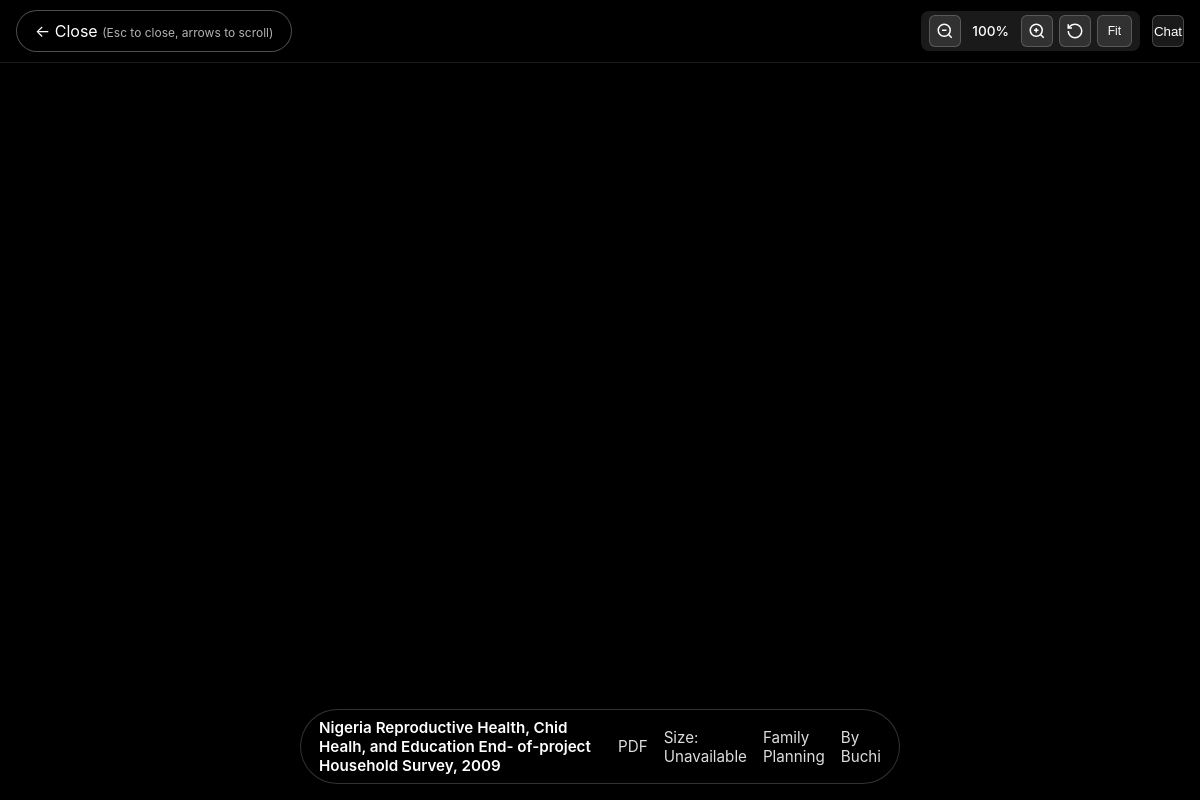
Page /viewer/67 (signed in) on the committed database.
### tables this page shows
CREATE TABLE `resources` (
  `id` int(10) UNSIGNED NOT NULL,
  `title` varchar(255) NOT NULL,
  `description` text DEFAULT NULL,
  `type` varchar(50) NOT NULL,
  `category_id` int(10) UNSIGNED DEFAULT NULL,
  `file_path` text DEFAULT NULL,
  `cover_image_path` varchar(255) DEFAULT NULL,
  `external_url` text DEFAULT NULL,
  `created_at` datetime DEFAULT current_timestamp(),
  `created_by` int(10) UNSIGNED DEFAULT NULL,
  `status` varchar(20) NOT NULL DEFAULT 'approved',
  `approved_by` int(10) UNSIGNED DEFAULT NULL,
  `approved_at` datetime DEFAULT NULL,
  `review_notes` text DEFAULT NULL
);

CREATE TABLE `users` (
  `id` int(10) UNSIGNED NOT NULL,
  `name` varchar(255) NOT NULL,
  `email` varchar(255) NOT NULL,
  `password_hash` varchar(255) NOT NULL,
  `profile_image_path` varchar(255) DEFAULT NULL,
  `role` enum('admin','student','staff') NOT NULL DEFAULT 'student',
  `created_at` datetime DEFAULT current_timestamp(),
  `status` varchar(20) NOT NULL DEFAULT 'active',
  `email_verified_at` datetime DEFAULT NULL,
  `approved_by` int(10) UNSIGNED DEFAULT NULL,
  `approved_at` datetime DEFAULT NULL
);

CREATE TABLE `categories` (
  `id` int(10) UNSIGNED NOT NULL,
  `name` varchar(255) NOT NULL,
  `cover_image_path` varchar(255) DEFAULT NULL,
  `created_at` datetime DEFAULT current_timestamp()
);

### includes/auth.php (called while the page is built, shortened)
<?php
require_once __DIR__ . '/db.php';
require_once __DIR__ . '/functions.php';
function current_user() {
    global $pdo;
    static $cachedUser = null;
    if ($cachedUser !== null) {
        return $cachedUser;
    }
    $stmt = $pdo->prepare("SELECT * FROM users WHERE id = :id");
    $stmt->execute([':id' => $_SESSION['user_id']]);
    $cachedUser = $stmt->fetch(PDO::FETCH_ASSOC) ?: null;
    return $cachedUser;
}
function is_logged_in(): bool {
    return current_user() !== null;
}
function is_admin_or_staff(): bool {
    $u = current_user();
    return $u && in_array($u['role'], ['admin', 'staff'], true);
}
function require_login() {
    if (!is_logged_in()) {
        log_warning('require_login redirect triggered');
        flash_message('error', 'Please login to continue.');
        header('Location: ' . app_path('login'));
        exit;
    }
}

### includes/functions.php (called while the page is built, shortened)
<?php
function app_base_path_prefix(): string {
    $scriptDir = str_replace('\\', '/', dirname($_SERVER['SCRIPT_NAME'] ?? ''));
    $scriptDir = rtrim($scriptDir, '/');
    $base = preg_replace('#/admin$#', '', $scriptDir);
    return $base;
}
function app_path(string $relative = ''): string {
    $base = app_base_path_prefix();
    $relative = ltrim($relative, '/');
    if ($relative === '') {
        return $base === '' ? '/' : $base;
    }
    return rtrim($base, '/') . '/' . $relative;
}
function h(?string $str): string {
    return htmlspecialchars($str ?? '', ENT_QUOTES, 'UTF-8');
}
function can_view_resource_file_size(): bool {
    if (function_exists('is_admin_or_staff')) {
        return is_admin_or_staff();
    }
    $u = current_user();
    return $u && in_array($u['role'] ?? '', ['admin', 'staff'], true);
}
function resource_file_real_path(?string $relativePath): ?string {
    $cleanPath = ltrim(str_replace('\\', '/', $relativePath), '/');
    $fullPath = dirname(__DIR__) . '/' . $cleanPath;
    return is_file($fullPath) ? $fullPath : null;
}
function get_resource_file_size_bytes(?string $relativePath): ?int {
    static $cache = [];
    $key = (string)($relativePath ?? '');
    $fullPath = resource_file_real_path($relativePath);
    if (!$fullPath) {
        $cache[$key] = null;
        return null;
    }
    $size = @filesize($fullPath);
    $cache[$key] = ($size === false) ? null : (int)$size;
    return $cache[$key];
}
function format_file_size(?int $bytes): string {
    if ($bytes === null) {
        return 'Unavailable';
    }
    $bytes = max(0, $bytes);
    $units = ['B', 'KB', 'MB', 'GB', 'TB'];
    $size = (float)$bytes;
    $unitIndex = 0;
    $precision = $size >= 100 ? 0 : ($size >= 10 ? 1 : 2);
    return number_format($size, $precision) . ' ' . $units[$unitIndex];
}
function get_resource_file_size_label(array $resource): string {
    $type = strtolower(trim((string)($resource['type'] ?? '')));
    $bytes = null;
    if ($bytes === null) {
        $bytes = get_resource_file_size_bytes($resource['file_path'] ?? null);
    }
    return format_file_size($bytes);
}
function issue_resource_token(int $resourceId, string $filePath, int $ttlSeconds = 300, ?string $mimeHint = null): string {
    $token = bin2hex(random_bytes(16));
    return $token;
}
function get_user_dark_mode(int $userId): bool {
    global $pdo;
    $stmt = $pdo->prepare("SELECT dark_mode FROM user_settings WHERE user_id = :user_id LIMIT 1");
    $stmt->execute([':user_id' => $userId]);
    $row = $stmt->fetch(PDO::FETCH_ASSOC);
    return $row ? (bool)$row['dark_mode'] : false;
}

### includes/ai.php (called while the page is built, shortened)
<?php
require_once __DIR__ . '/config.php';
function ai_is_configured(): bool {
    global $DEEPSEEK_API_KEY;
    return !empty($DEEPSEEK_API_KEY);
}

### viewer.php (the view, shortened to what this page needs)
<?php
require_once __DIR__ . '/includes/auth.php';
require_once __DIR__ . '/includes/ai.php';
$legacyId = (int)($_GET['id'] ?? 0);
require_login();
$id = $legacyId;
$stmt = $pdo->prepare("SELECT r.*, COALESCE(r.status, 'approved') AS status, c.name AS category_name, u.name AS creator_name
                       FROM resources r
                       LEFT JOIN categories c ON r.category_id = c.id
                       LEFT JOIN users u ON r.created_by = u.id
                       WHERE r.id = :id");
$stmt->execute([':id' => $id]);
$resource = $stmt->fetch(PDO::FETCH_ASSOC);
$currentUser = current_user();
$viewerDarkMode = $currentUser ? get_user_dark_mode($currentUser['id']) : false;
$title = $resource['title'];
$type = $resource['type'];
$showChat = in_array($type, ['pdf','epub'], true) && function_exists('ai_is_configured') && ai_is_configured();
$fileSizeLabel = can_view_resource_file_size() ? get_resource_file_size_label($resource) : null;
$secureToken = null;
$secureUrl = null;
if (!in_array($type, ['link','video_link'], true) && !empty($resource['file_path'])) {
    $secureToken = issue_resource_token((int)$resource['id'], $resource['file_path']);
    $secureUrl = app_path('secure/' . urlencode($secureToken));
} elseif ($type !== 'link' && $type !== 'video_link' && empty($resource['file_path'])) {
    log_warning('Viewer attempted without file path', ['resource_id' => $resource['id'], 'type' => $type]);
}
$fileUrl = $secureUrl;
$externalUrl = $resource['external_url'];
$closeUrl = app_path('');
?><!doctype html>
<html lang="en" class="viewer-page" data-theme="<?= $viewerDarkMode ? 'dark' : 'light' ?>">
<head>
  <link rel="stylesheet" href="<?php echo h(app_path('assets/css/components.css')); ?>">
</head>
<body class="viewer-page">
  <div class="viewer-toolbar">
    <a class="close-button" href="<?php echo h($closeUrl); ?>">&larr; Close</a>
    <div class="zoom-controls" id="zoom-controls">
      <button type="button" id="zoom-out" class="toolbar-btn" title="Zoom Out (-)">
        <svg width="18" height="18" viewBox="0 0 24 24" fill="none" stroke="currentColor" stroke-width="2">
          <circle cx="11" cy="11" r="8"/>
          <line x1="21" y1="21" x2="16.65" y2="16.65"/>
          <line x1="8" y1="11" x2="14" y2="11"/>
        </svg>
      </button>
      <span id="zoom-level" class="zoom-level">100%</span>
      <button type="button" id="zoom-in" class="toolbar-btn" title="Zoom In (+)">
        <svg width="18" height="18" viewBox="0 0 24 24" fill="none" stroke="currentColor" stroke-width="2">
          <circle cx="11" cy="11" r="8"/>
          <line x1="21" y1="21" x2="16.65" y2="16.65"/>
          <line x1="11" y1="8" x2="11" y2="14"/>
          <line x1="8" y1="11" x2="14" y2="11"/>
        </svg>
      </button>
      <button type="button" id="zoom-reset" class="toolbar-btn" title="Reset Zoom">
        <svg width="18" height="18" viewBox="0 0 24 24" fill="none" stroke="currentColor" stroke-width="2">
          <path d="M3 12a9 9 0 1 0 9-9 9.75 9.75 0 0 0-6.74 2.74L3 8"/>
          <path d="M3 3v5h5"/>
        </svg>
      </button>
      <button type="button" id="zoom-fit" class="toolbar-btn" title="Fit to Width">Fit</button>
    </div>
    <?php if ($showChat): ?>
      <button type="button" id="chat-toggle" class="toolbar-btn" title="Chat">Chat</button>
    <?php endif; ?>
  </div>
  <div class="viewer-wrapper<?= $showChat ? ' with-chat' : '' ?>">
    <div class="viewer-content">
      <?php if ($type === 'pdf' && $secureToken): ?>
        <?php $pdfFrame = app_path('pdf/' . urlencode($secureToken)); ?>
        <iframe src="<?php echo h($pdfFrame); ?>" allowfullscreen sandbox="allow-scripts allow-same-origin"></iframe>
      <?php elseif ($type === 'epub' && $fileUrl): ?>
        <div id="epub-viewer" class="epub-viewer"></div>
      <?php elseif (in_array($type, ['doc','ppt','xls'], true) && $fileUrl): ?>
        <iframe src="<?php echo h($fileUrl); ?>" sandbox="allow-same-origin allow-scripts"></iframe>
      <?php elseif ($type === 'link' && $externalUrl): ?>
        <iframe src="<?php echo h($externalUrl); ?>"></iframe>
      <?php else: ?>
        <div class="placeholder">
          <p>Preview not available for this resource.</p>
        </div>
      <?php endif; ?>
    </div>
  </div>
  <div class="meta">
    <span class="title"><?php echo h($title); ?></span>
    <span><?php echo h(strtoupper($type)); ?></span>
    <?php if ($fileSizeLabel): ?>
      <span>Size: <?php echo h($fileSizeLabel); ?></span>
    <?php endif; ?>
    <?php if (!empty($resource['category_name'])): ?>
      <span><?php echo h($resource['category_name']); ?></span>
    <?php endif; ?>
    <?php if (!empty($resource['creator_name'])): ?>
      <span>By <?php echo h($resource['creator_name']); ?></span>
  <?php endif; ?>
</div>
</body>
</html>

### assets/css/components.css (style rules this page uses)
:root { --primary-color: #009D52; --secondary-color: #187048; --accent-color: #00A050; --success-color: #10b981; --warning-color: #f59e0b; --danger-color: #ef4444; --light-bg: #f8fafc; --card-bg: #ffffff; --text-primary: #1e293b; --text-secondary: #64748b; --border-color: #e2e8f0; --shadow-sm: 0 1px 2px 0 rgba(0, 0, 0, 0.05); --shadow: 0 4px 6px -1px rgba(0, 0, 0, 0.1); --shadow-lg: 0 10px 15px -3px rgba(0, 0, 0, 0.1); --shadow-xl: 0 20px 25px -5px rgba(0, 0, 0, 0.1); }
* { margin: 0; padding: 0; box-sizing: border-box; }
body { font-family: 'Inter', -apple-system, BlinkMacSystemFont, 'Segoe UI', sans-serif; background: linear-gradient(135deg, var(--primary-color) 0%, var(--accent-color) 100%); background-attachment: fixed; color: var(--text-primary); min-height: 100dvh; }
html.viewer-page, body.viewer-page { height: 100vh; width: 100vw; margin: 0; padding: 0; overflow: hidden; background: #000; }
.viewer-wrapper { position: relative; width: 100%; height: calc(100% - 52px); margin-top: 52px; overflow: hidden; }
.viewer-content { width: 100%; height: 100%; background: #000; }
.viewer-content iframe, .viewer-content video { width: 100%; height: 100%; border: 0; background: #000; }
.viewer-toolbar { position: fixed; top: 0; left: 0; right: 0; z-index: 1000; display: flex; align-items: center; padding: 10px 16px; background: rgba(0, 0, 0, 0.7); backdrop-filter: blur(10px); border-bottom: 1px solid rgba(255, 255, 255, 0.1); gap: 12px; }
.viewer-toolbar .close-button { position: relative; top: auto; left: auto; z-index: auto; }
.zoom-controls { display: flex; align-items: center; gap: 6px; background: rgba(255, 255, 255, 0.1); padding: 4px 8px; border-radius: 8px; }
.toolbar-btn { display: flex; align-items: center; justify-content: center; width: 32px; height: 32px; padding: 0; background: rgba(255, 255, 255, 0.1); border: 1px solid rgba(255, 255, 255, 0.2); border-radius: 6px; color: #fff; cursor: pointer; transition: all 0.2s ease; }
.toolbar-btn svg { width: 18px; height: 18px; }
#zoom-fit { width: auto; padding: 0 10px; font-size: 0.75rem; font-weight: 500; }
.zoom-level { min-width: 48px; text-align: center; font-size: 0.85rem; font-weight: 500; color: #fff; }
.close-button { position: fixed; top: 16px; left: 16px; z-index: 1000; background: rgba(0, 0, 0, 0.6); color: #fff; padding: 10px 18px; text-decoration: none; border-radius: 999px; border: 1px solid rgba(255, 255, 255, 0.3); transition: background 0.2s; backdrop-filter: blur(6px); }
.meta { position: fixed; bottom: 16px; left: 50%; transform: translateX(-50%); background: rgba(0, 0, 0, 0.55); border-radius: 999px; padding: 8px 18px; font-size: 0.95rem; border: 1px solid rgba(255, 255, 255, 0.2); display: flex; align-items: center; gap: 16px; backdrop-filter: blur(6px); }
.meta span { color: #ddd; }
.meta .title { font-weight: 600; color: #fff; }
body, .navbar, .card, .form-control, .form-select, .btn, footer, .resource-card, .stat-card, .form-card, .table { transition: background-color 0.3s ease, color 0.3s ease, border-color 0.3s ease, box-shadow 0.3s ease; }

### viewer.php (style rules this page uses)
.viewer-wrapper.with-chat { display: flex; }
.viewer-content { flex: 1; }

### rows in the picture
resources: title "Nigeria Reproductive Health, Chid Healh, and Education End- of-project Household Survey, 2009", type "PDF", category.name "Family Planning", created_by.name "Buchi"
users: role "Unavailable"
